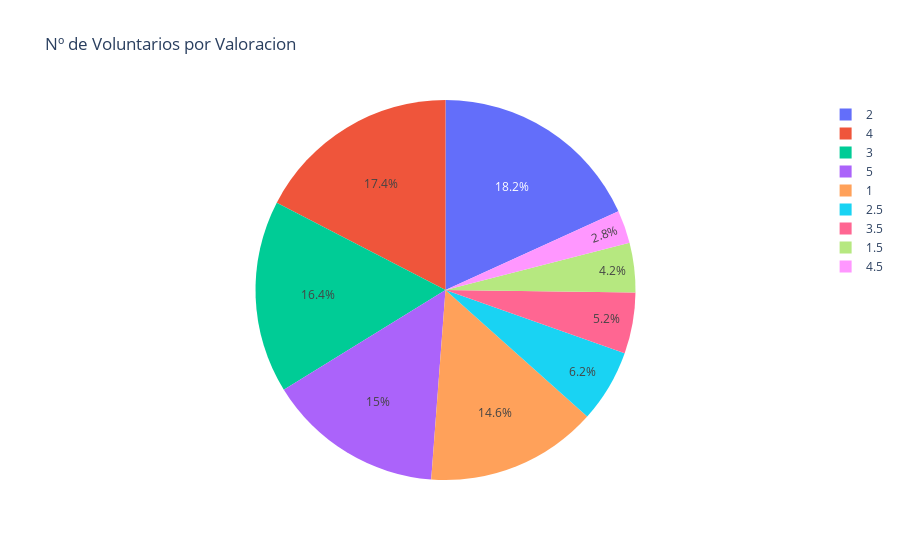

Write notebook code for a chart like this one.
### Code cell
fig = px.pie(voluntarios_estrellas, values='Voluntarios por Valoracion', names='estrellas', title='Nº de Voluntarios por Valoracion')
fig.show()

### Figure 1 — Plotly figure (JSON) as saved in the notebook; plotly's stock layout.template omitted (floating-point values rounded to 4 significant figures)
{"data": [{"domain": {"x": [0, 1], "y": [0, 1]}, "hovertemplate": "estrellas=%{label}<br>Voluntarios por Valoracion=%{value}<extra></extra>", "labels": [1, 1.5, 2, 2.5, 3, 3.5, 4, 4.5, 5], "legendgroup": "", "name": "", "showlegend": true, "type": "pie", "values": [73, 21, 91, 31, 82, 26, 87, 14, 75]}], "layout": {"legend": {"tracegroupgap": 0}, "title": {"text": "Nº de Voluntarios por Valoracion"}}}
